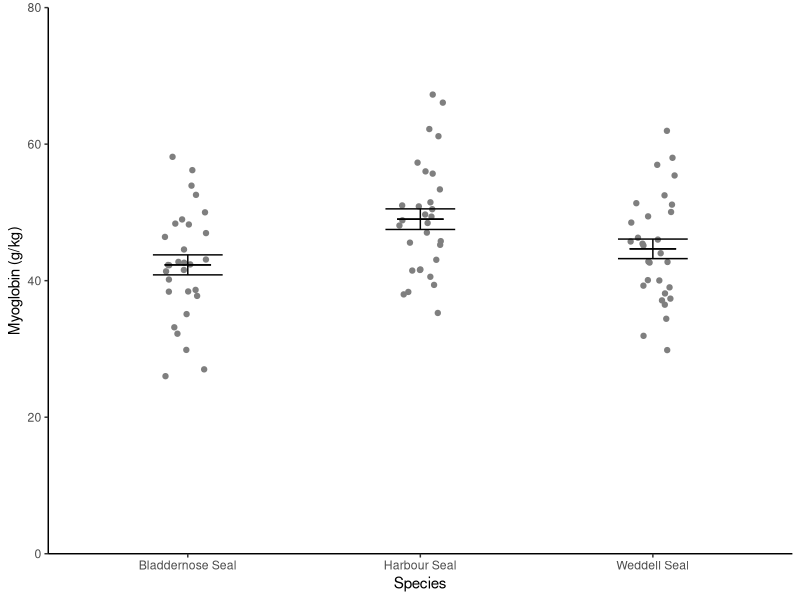
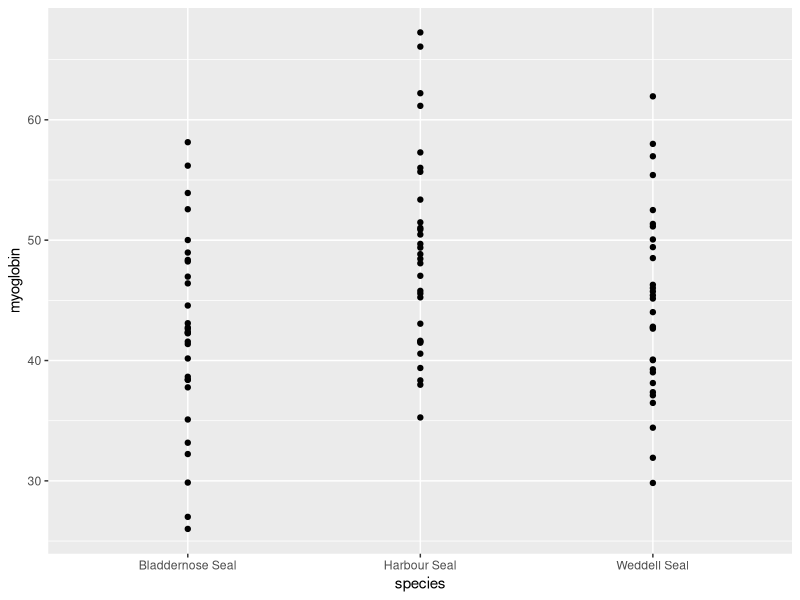
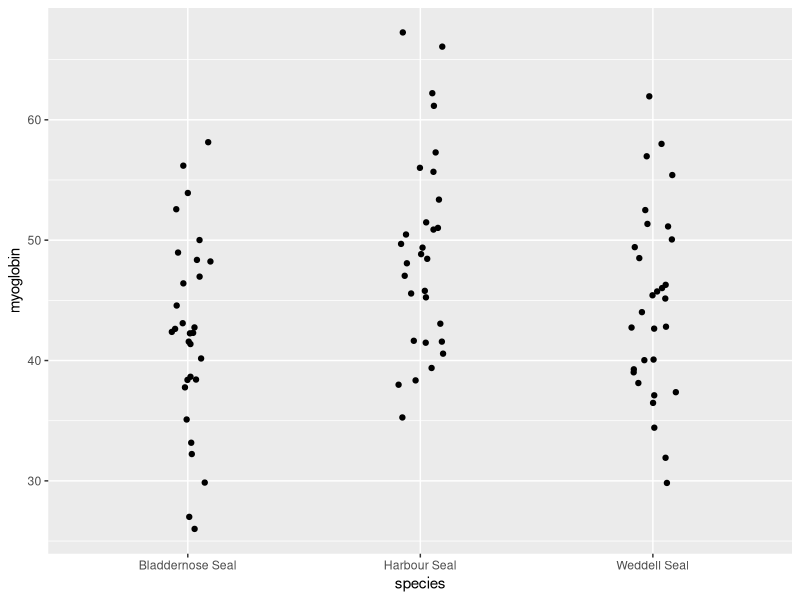
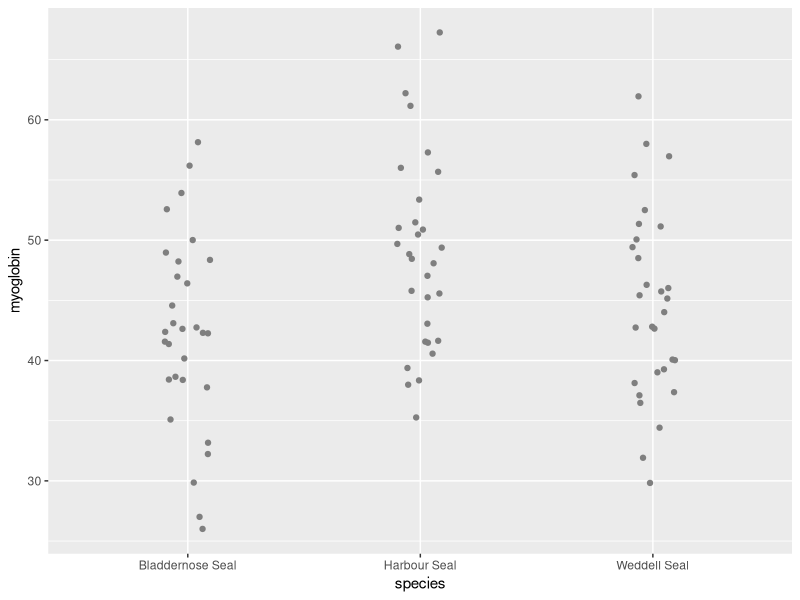
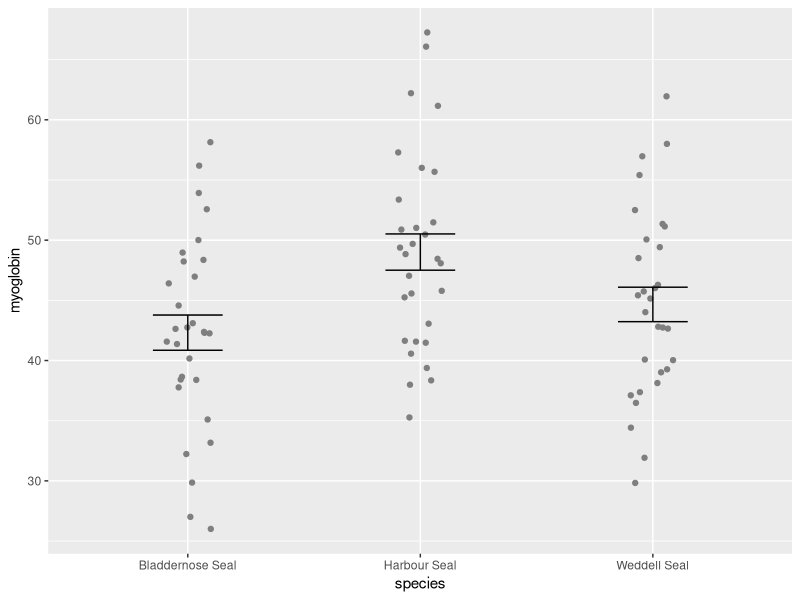
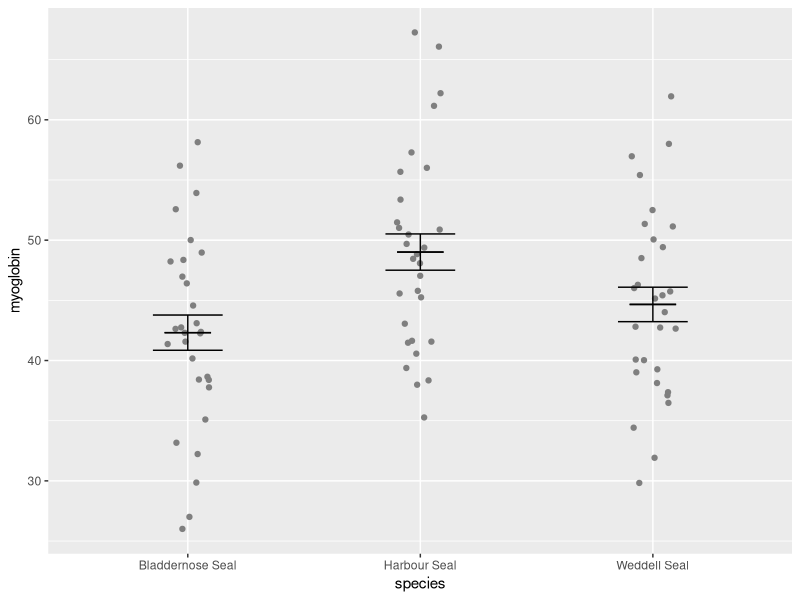
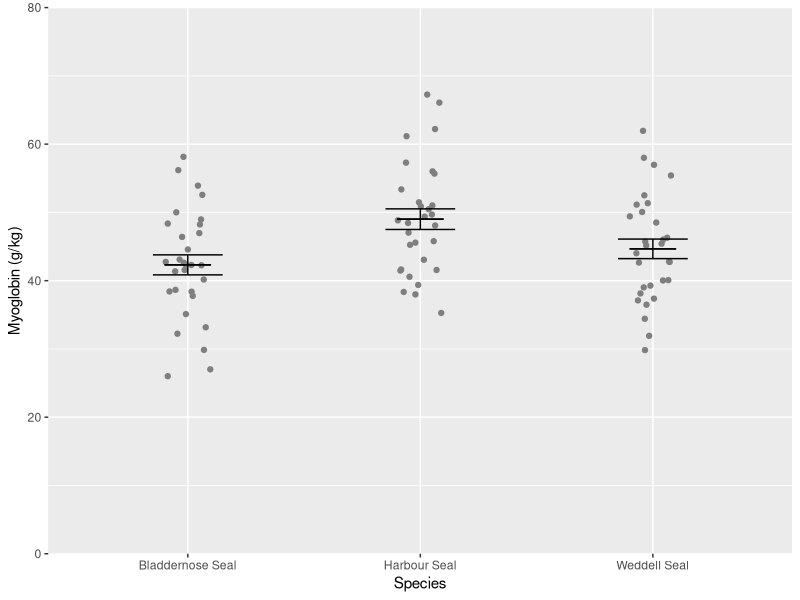
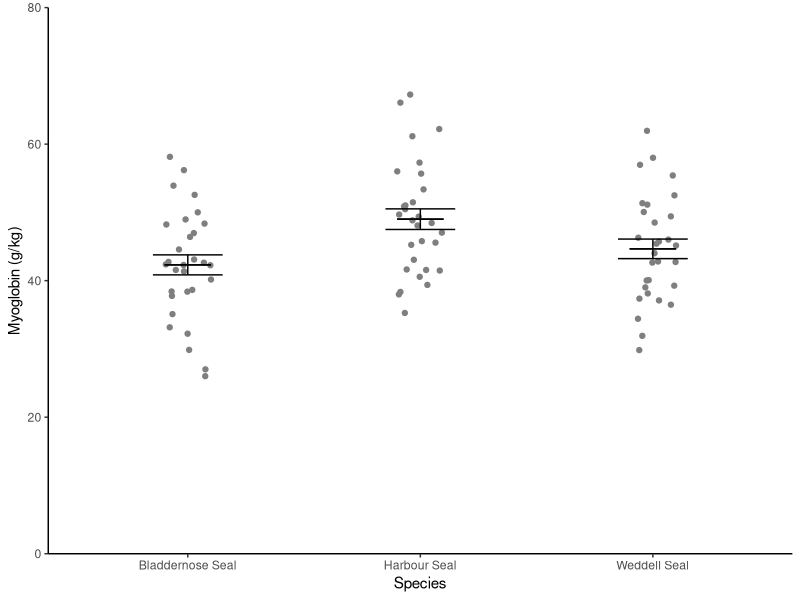

The R source for these figures, in order:
## ---- chunk 1
#| include: false
library(tidyverse)
## ---- chunk 2
#| include: false

#---CODING ANSWER---
seal <- read_csv("data-raw/seal.csv")
## ---- chunk 3
seal_summary <- seal |>
  group_by(species) |>
  summarise(mean = mean(myoglobin),
            std = sd(myoglobin),
            n = length(myoglobin),
            se = std/sqrt(n))

## ---- chunk 4
#| echo: false
knitr::kable(seal_summary) |> kableExtra::kable_styling()
## ---- chunk 5
#| echo: false

ggplot() +
  geom_point(data = seal, aes(x = species, y = myoglobin),
             position = position_jitter(width = 0.1, height = 0),
             colour = "gray50") +
  geom_errorbar(data = seal_summary, 
                aes(x = species, ymin = mean - se, ymax = mean + se),
                width = 0.3) +
  geom_errorbar(data = seal_summary, 
                aes(x = species, ymin = mean, ymax = mean),
                width = 0.2) +
  scale_y_continuous(name = "Myoglobin (g/kg)", 
                     limits = c(0, 80), 
                     expand = c(0, 0)) +
  scale_x_discrete(name = "Species") +
  theme_classic()

## ---- chunk 6
ggplot() +
  geom_point(data = seal, 
             aes(x = species, y = myoglobin))
## ---- chunk 7
ggplot() +
  geom_point(data = seal, 
             aes(x = species, y = myoglobin),
             position = position_jitter(width = 0.1, height = 0))
## ---- chunk 8
ggplot() +
  geom_point(data = seal, 
             aes(x = species, y = myoglobin),
             position = position_jitter(width = 0.1, height = 0),
             colour = "grey50")
## ---- chunk 9
ggplot() +
  geom_point(data = seal, aes(x = species, y = myoglobin),
             position = position_jitter(width = 0.1, height = 0),
             colour = "grey50") +
  geom_errorbar(data = seal_summary, 
                aes(x = species, ymin = mean - se, ymax = mean + se),
                width = 0.3) 
  
## ---- chunk 10
ggplot() +
  # raw data
  geom_point(data = seal, aes(x = species, y = myoglobin),
             position = position_jitter(width = 0.1, height = 0),
             colour = "grey50") +
  # error bars
  geom_errorbar(data = seal_summary, 
                aes(x = species, ymin = mean - se, ymax = mean + se),
                width = 0.3) +
  # line for the mean
  geom_errorbar(data = seal_summary, 
                aes(x = species, ymin = mean, ymax = mean),
                width = 0.2)
  
## ---- chunk 11
ggplot() +
  # raw data
  geom_point(data = seal, aes(x = species, y = myoglobin),
             position = position_jitter(width = 0.1, height = 0),
             colour = "grey50") +
  # error bars
  geom_errorbar(data = seal_summary, 
                aes(x = species, ymin = mean - se, ymax = mean + se),
                width = 0.3) +
  # line for the mean
  geom_errorbar(data = seal_summary, 
                aes(x = species, ymin = mean, ymax = mean),
                width = 0.2) +
  scale_y_continuous(name = "Myoglobin (g/kg)", 
                     limits = c(0, 80), 
                     expand = c(0, 0)) +
  scale_x_discrete(name = "Species")
  
## ---- chunk 12
ggplot() +
  # raw data
  geom_point(data = seal, aes(x = species, y = myoglobin),
             position = position_jitter(width = 0.1, height = 0),
             colour = "grey50") +
  # error bars
  geom_errorbar(data = seal_summary, 
                aes(x = species, ymin = mean - se, ymax = mean + se),
                width = 0.3) +
  # line for the mean
  geom_errorbar(data = seal_summary, 
                aes(x = species, ymin = mean, ymax = mean),
                width = 0.2) +
  scale_y_continuous(name = "Myoglobin (g/kg)", 
                     limits = c(0, 80), 
                     expand = c(0, 0)) +
   scale_x_discrete(name = "Species") +
  theme_classic()
## ---- chunk 13
sealfig <- ggplot() +
  # raw data
  geom_point(data = seal, aes(x = species, y = myoglobin),
             position = position_jitter(width = 0.1, height = 0),
             colour = "grey50") +
  # error bars
  geom_errorbar(data = seal_summary, 
                aes(x = species, ymin = mean - se, ymax = mean + se),
                width = 0.3) +
  # line for the mean
  geom_errorbar(data = seal_summary, 
                aes(x = species, ymin = mean, ymax = mean),
                width = 0.2) +
  scale_y_continuous(name = "Myoglobin (g/kg)", 
                     limits = c(0, 80), 
                     expand = c(0, 0)) +
  scale_x_discrete(name = "Species") +
  theme_classic()
## ---- chunk 14
ggsave("figures/seal-muscle.png",
       plot = sealfig,
       device = "png",
       width = 4,
       height = 3,
       units = "in",
       dpi = 300)
## ---- chunk 15
#| include: false

#---CODING ANSWER---
pigeons <- read_table("data-raw/pigeon.txt")
## ---- chunk 16
#| echo: false
knitr::kable(pigeons) |>
  kableExtra::kable_styling() |> 
  kableExtra::scroll_box(height = "200px")
## ---- chunk 17
#| echo: false
pigeons |> 
  pivot_longer(cols = everything(),
               names_to = "population",
               values_to = "distance") |> 
knitr::kable() |> 
  kableExtra::kable_styling() |> 
  kableExtra::scroll_box(height = "200px")
## ---- chunk 18
pigeons <- pivot_longer(data = pigeons, 
                        cols = everything(), 
                        names_to = "population", 
                        values_to = "distance")

## ---- chunk 19
#| include: false

#---CODING ANSWER---
ulna_heights <- read_table("data-raw/height.txt")
## ---- chunk 20
ulna_heights_summary <- ulna_heights |>
  summarise(n = length(ulna),
            mean_ulna = mean(ulna),
            std_ulna = sd(ulna),
            se_ulna = std_ulna/sqrt(n),
            mean_height = mean(height),
            std_height = sd(height),
            se_height = std_height/sqrt(n))

## ---- chunk 21
#| echo: false
knitr::kable(ulna_heights_summary) |> kableExtra::kable_styling()
## ---- chunk 22
ggplot(data = ulna_heights, aes(x = ulna, y = height)) +
  geom_point()
## ---- chunk 23
#| echo: false

#---CODING ANSWER---
ulnafig <- ggplot(data = ulna_heights, aes(x = ulna, y = height)) +
  geom_point() +
  scale_x_continuous(name = "Ulna length (cm)",
                     limits = c(0, 40), 
                     expand = c(0, 0)) +
  scale_y_continuous(name = "Height (m)",
                     limits = c(0, 2.1), 
                     expand = c(0, 0)) +
  theme_classic()
ggsave("figures/ulna_heights.png",
       plot = ulnafig,
       device = "png",
       width = 3,
       height = 3,
       units = "in",
       dpi = 300)
